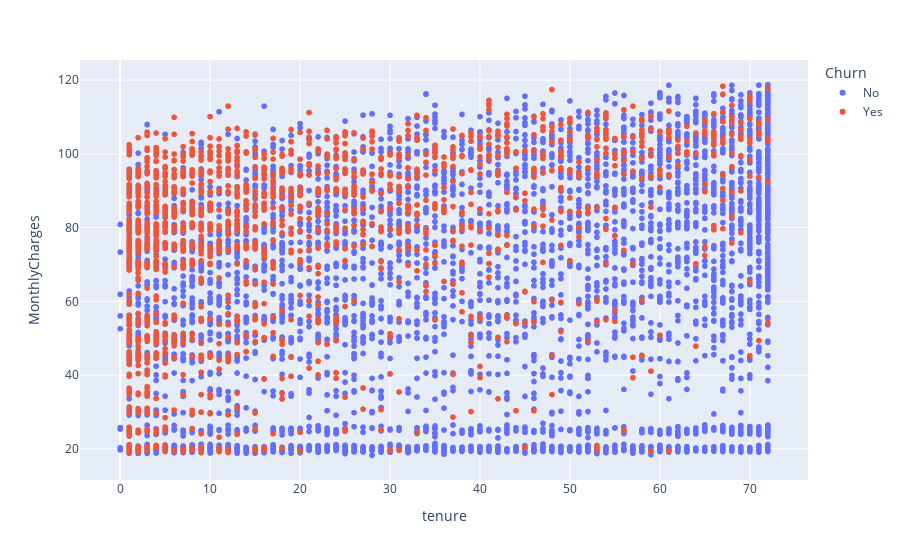

Notebook cell for this chart:
### Code cell
fig = px.scatter(data, x="tenure", y="MonthlyCharges", color=data['Churn'],  color_continuous_scale='Blues')
fig.update_layout(legend_title_text='Churn')

### Figure 1 — Plotly figure (JSON) as saved in the notebook; plotly's stock layout.template omitted (floating-point values rounded to 4 significant figures; data arrays with more than 128 entries replaced by an {"elided": "..."} marker saying what was removed)
{"data": [{"hovertemplate": "Churn=No<br>tenure=%{x}<br>MonthlyCharges=%{y}<extra></extra>", "legendgroup": "No", "marker": {"color": "#636efa", "symbol": "circle"}, "mode": "markers", "name": "No", "showlegend": true, "type": "scattergl", "x": {"elided": "5174 int values"}, "xaxis": "x", "y": {"elided": "5174 float values"}, "yaxis": "y"}, {"hovertemplate": "Churn=Yes<br>tenure=%{x}<br>MonthlyCharges=%{y}<extra></extra>", "legendgroup": "Yes", "marker": {"color": "#EF553B", "symbol": "circle"}, "mode": "markers", "name": "Yes", "showlegend": true, "type": "scattergl", "x": {"elided": "1869 int values"}, "xaxis": "x", "y": {"elided": "1869 float values"}, "yaxis": "y"}], "layout": {"autosize": true, "legend": {"title": {"text": "Churn"}, "tracegroupgap": 0}, "margin": {"t": 60}, "xaxis": {"anchor": "y", "autorange": true, "domain": [0, 1], "range": [-4.364, 76.36], "title": {"text": "tenure"}, "type": "linear"}, "yaxis": {"anchor": "x", "autorange": true, "domain": [0, 1], "range": [10.47, 126.5], "title": {"text": "MonthlyCharges"}, "type": "linear"}}}
